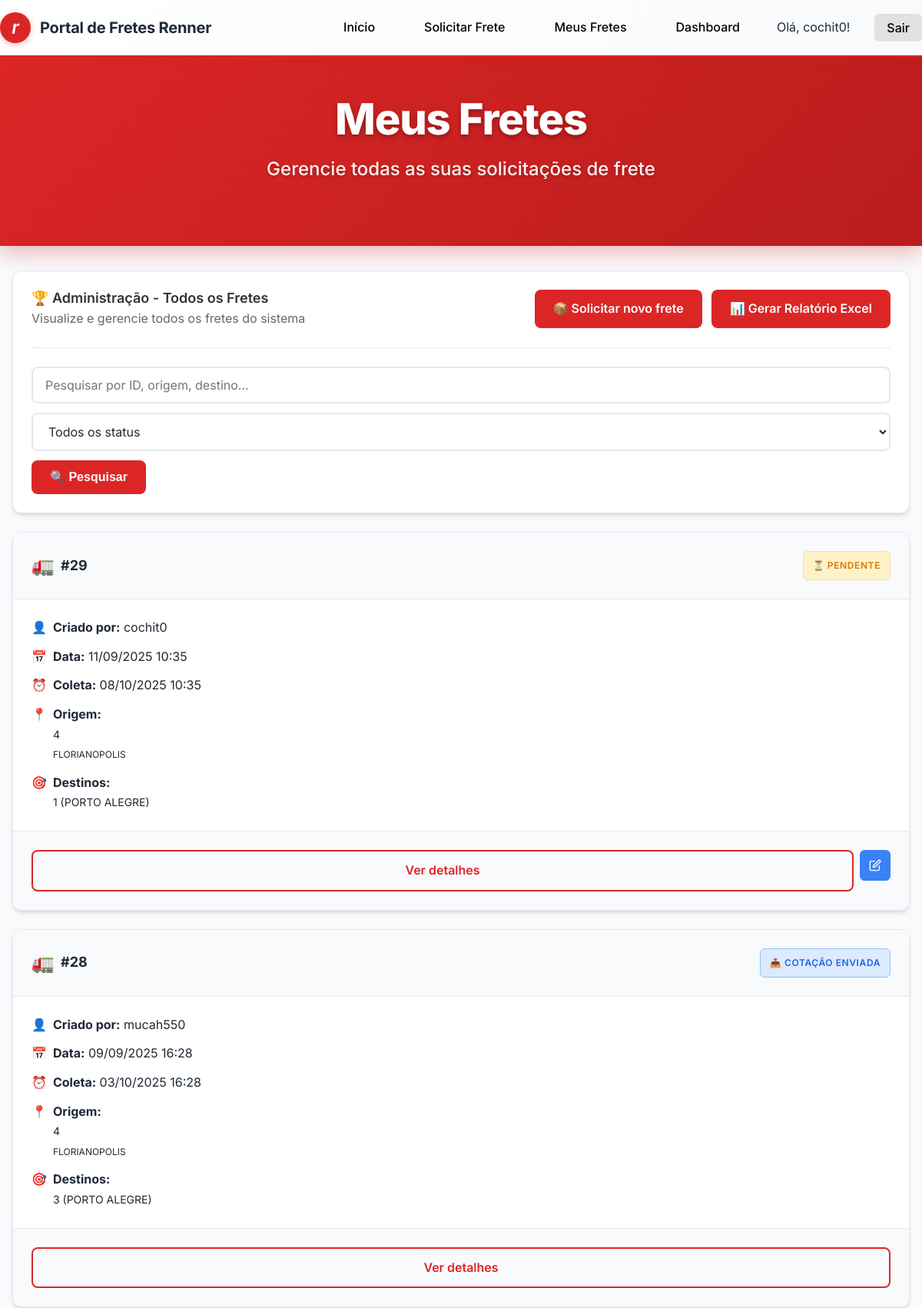
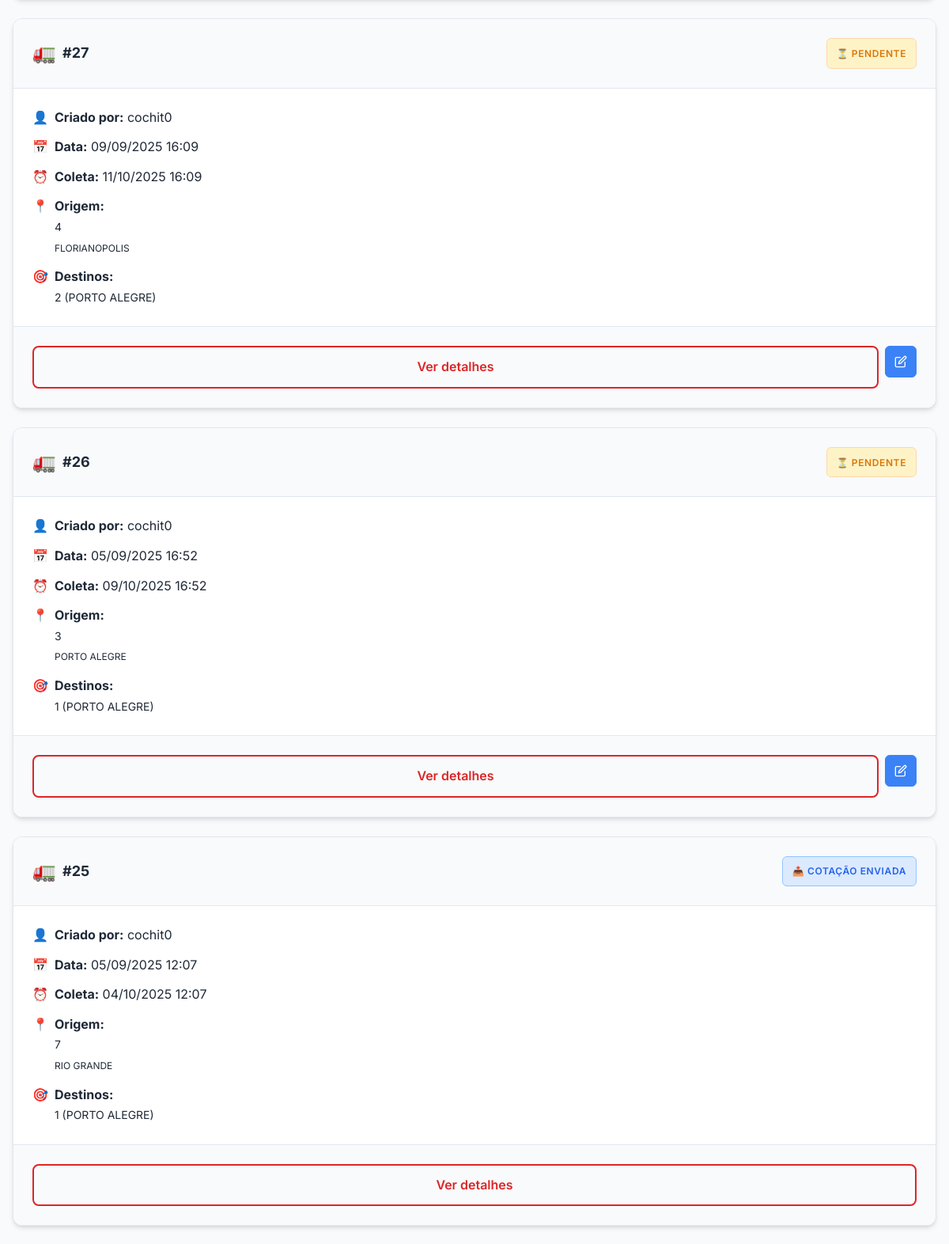
The page /meus-fretes/ (signed in, upper part) on the database its author committed (2 pictures, top to bottom).
### fretes/models.py (models this page shows, shortened)
class FreteRequest(models.Model):
	usuario = models.ForeignKey(User, on_delete=models.CASCADE)
	data_criacao = models.DateTimeField(auto_now_add=True)
	descricao = models.TextField(blank=True)
	transportadora_selecionada = models.ForeignKey(Transportadora, null=True, blank=True, on_delete=models.SET_NULL)
	origem = models.ForeignKey(Loja, null=True, blank=True, on_delete=models.SET_NULL, related_name='fretes_origem')
	horario_coleta = models.CharField(max_length=50, blank=True, null=True)
	observacoes_origem = models.TextField(blank=True, null=True, verbose_name="Observações da Coleta")
	anexo_origem = models.FileField(upload_to='anexos/origem/', blank=True, null=True, verbose_name="Anexo da Origem", help_text="Arquivo Excel ou PDF relacionado à origem")
	TIPO_VEICULO_CHOICES = [
		('carreta', 'Carreta'),
		('truck', 'Truck'),
		('vuc', 'VUC'),
		('toco', 'Toco'),
		('3_4', '3/4'),
		('van', 'Van'),
	]
	tipo_veiculo = models.CharField(max_length=10, choices=TIPO_VEICULO_CHOICES, blank=True, null=True, verbose_name="Tipo de Veículo", help_text="Tipo de veículo necessário para o frete")
	STATUS_CHOICES = [
		('pendente', 'Pendente'),
		('cotacao_enviada', 'Cotação enviada'),
		('finalizado', 'Finalizado'),
	]
	status = models.CharField(max_length=30, choices=STATUS_CHOICES, default='pendente')

class Loja(models.Model):
	nome = models.CharField(max_length=100)
	endereco = models.CharField(max_length=255)
	numero = models.CharField(max_length=20)
	municipio = models.CharField(max_length=100)
	estado = models.CharField(max_length=2)
	cep = models.CharField(max_length=15, blank=True)
	regional = models.CharField(max_length=100, blank=True)
	latitude = models.DecimalField(max_digits=9, decimal_places=6, null=True, blank=True)
	longitude = models.DecimalField(max_digits=9, decimal_places=6, null=True, blank=True)

class Destino(models.Model):
	frete = models.ForeignKey(FreteRequest, related_name='destinos', on_delete=models.CASCADE)
	endereco = models.CharField(max_length=255)
	cidade = models.CharField(max_length=100)
	estado = models.CharField(max_length=2)
	cep = models.CharField(max_length=10)
	volume = models.PositiveIntegerField(default=1)
	loja = models.CharField(max_length=100, blank=True, null=True)  # Adicione esta linha
	numero = models.CharField(max_length=20, blank=True, null=True)
	data_entrega = models.DateTimeField(blank=True, null=True, verbose_name="Data de Entrega", help_text="Data e horário previstos para entrega")
	observacao = models.TextField(blank=True, null=True)
	anexo_destino = models.FileField(upload_to='anexos/destino/', blank=True, null=True, verbose_name="Anexo do Destino", help_text="Arquivo Excel ou PDF relacionado ao destino")

### fretes/views.py (the view, shortened to what this page needs)
# urls.py: path('meus-fretes/', views.meus_fretes, name='meus_fretes'),
@login_required(login_url='/login/')
def meus_fretes(request):
    status = request.GET.get('status')
    search = request.GET.get('search', '').strip()
    try:
        user_profile = request.user.userprofile
        if user_profile.is_usuario_master():
            qs = FreteRequest.objects.all()
        else:
            qs = FreteRequest.objects.filter(usuario=request.user)
    except UserProfile.DoesNotExist:
        qs = FreteRequest.objects.filter(usuario=request.user)
    if status in ['pendente', 'cotacao_enviada', 'finalizado']:
        qs = qs.filter(status=status)
    fretes = qs.order_by('-data_criacao')
    return render(request, 'fretes/meus_fretes.html', {
        'fretes': fretes,
        'status_selected': status,
        'search_query': search
    })

### fretes/models.py (called while the page is built)
	def pode_editar_fretes(self):
		return self.tipo_acesso == 'completo'

	def pode_ver_detalhes_frete(self):
		return self.tipo_acesso == 'completo' or self.is_master

	def is_usuario_master(self):
		return self.is_master

### fretes/templatetags/frete_filters.py (called while the page is built)
@register.filter
def format_horario_coleta(value):
    if not value:
        return ''
    try:
        if 'T' in value:
            dt = datetime.datetime.strptime(value, '%Y-%m-%dT%H:%M')
        else:
            dt = datetime.datetime.strptime(value, '%Y-%m-%d %H:%M')
        return dt.strftime('%d/%m/%Y %H:%M')
    except Exception:
        return value

### fretes/templates/fretes/meus_fretes.html (shortened to what this page needs)
{% extends 'fretes/base.html' %}
{% load static %}
{% load frete_filters %}
{% block content %}
<div class="header header-renner">
    <div class="header-content">
        <h1>Meus Fretes</h1>
        <div class="subtitle">Gerencie todas as suas solicitações de frete</div>
    </div>
</div>
<div class="container mt-8">
    <div class="card mb-6">
        <div class="card-body">
            <div class="actions-header">
                <div class="actions-title">
                    {% if user.userprofile.is_usuario_master %}
                        <h3 class="text-lg font-semibold">🏆 Administração - Todos os Fretes</h3>
                        <p class="text-secondary">Visualize e gerencie todos os fretes do sistema</p>
                    {% else %}
                        <h3 class="text-lg font-semibold">Minhas Solicitações</h3>
                        <p class="text-secondary">Filtre e gerencie seus fretes</p>
                    {% endif %}
                </div>
                <div class="actions-buttons">
                    <a href="/selecionar-origem/" class="btn btn-primary">
                        📦 Solicitar novo frete
                    </a>
                    <a href="/meus-fretes/relatorio-excel/?{% if status_selected %}status={{ status_selected }}{% endif %}" class="btn btn-success">
                        📊 Gerar Relatório Excel
                    </a>
                </div>
            </div>
            <div class="search-form-container">
                <form method="get" class="search-form">
                    <input type="text"
                           name="search"
                           value="{{ search_query }}"
                           placeholder="Pesquisar por ID, origem, destino..."
                           class="form-control search-input">
                    <select name="status" class="form-control status-select">
                        <option value="">Todos os status</option>
                    </select>
                    <button type="submit" class="btn btn-primary">
                        🔍 Pesquisar
                    </button>
                </form>
            </div>
        </div>
    </div>
    {% if fretes %}
        <div class="grid grid-cols-1 lg:grid-cols-2 xl:grid-cols-3 gap-6">
            {% for frete in fretes %}
                <div class="card animate-fade-in hover:shadow-lg transition-all duration-200">
                    <div class="card-header">
                        <div class="flex justify-between items-start">
                            <div class="flex items-center gap-2">
                                <span style="font-size: 1.5rem;">🚛</span>
                                <span class="font-bold text-lg">#{{ frete.id }}</span>
                            </div>
                            {% if frete.status == 'pendente' %}
                                <span class="badge badge-pending">⏳ Pendente</span>
                            {% elif frete.status == 'cotacao_enviada' %}
                                <span class="badge badge-sent">📤 Cotação Enviada</span>
                            {% elif frete.status == 'finalizado' %}
                                <span class="badge badge-completed">✅ Finalizado</span>
                            {% endif %}
                        </div>
                    </div>
                    <div class="card-body">
                        <div class="space-y-3">
                            {% if user.userprofile.is_usuario_master %}
                            <div class="flex items-center gap-2">
                                <span class="text-secondary">👤</span>
                                <span><strong>Criado por:</strong> {{ frete.usuario.username }}</span>
                            </div>
                            {% endif %}
                            <div class="flex items-center gap-2">
                                <span class="text-secondary">📅</span>
                                <span><strong>Data:</strong> {{ frete.data_criacao|date:'d/m/Y H:i' }}</span>
                            </div>
                            <div class="flex items-center gap-2">
                                <span class="text-secondary">⏰</span>
                                <span><strong>Coleta:</strong> {{ frete.horario_coleta|format_horario_coleta|default:'-' }}</span>
                            </div>
                            <div class="flex items-start gap-2">
                                <span class="text-secondary">📍</span>
                                <div>
                                    <strong>Origem:</strong><br>
                                    <span class="text-sm">{{ frete.origem.nome }}</span><br>
                                    <span class="text-xs text-secondary">{{ frete.origem.municipio }}</span>
                                </div>
                            </div>
                            <div class="flex items-start gap-2">
                                <span class="text-secondary">🎯</span>
                                <div>
                                    <strong>Destinos:</strong><br>
                                    {% for destino in frete.destinos.all %}
                                        <span class="text-sm">{{ destino.loja }} ({{ destino.cidade }})</span>
                                    {% empty %}
                                        <span class="text-sm text-secondary">Nenhum destino cadastrado</span>
                                    {% endfor %}
                                </div>
                            </div>
                        </div>
                    </div>
                    <div class="card-footer">
                        <div class="d-flex gap-2">
                            {% if user.userprofile.pode_ver_detalhes_frete %}
                                <a href="/frete/{{ frete.id }}/" class="btn btn-outline flex-1">
                                    Ver detalhes
                                </a>
                            {% else %}
                                <span class="btn btn-outline flex-1 disabled" style="opacity: 0.5; cursor: not-allowed;">
                                    Ver detalhes
                                </span>
                            {% endif %}
                            {% if frete.status == 'pendente' and user.userprofile.pode_editar_fretes %}
                                <a href="{% url 'editar_frete' frete.id %}" class="btn btn-warning" title="Editar frete">
                                    <svg width="16" height="16" viewBox="0 0 24 24" fill="none" stroke="currentColor" stroke-width="2" stroke-linecap="round" stroke-linejoin="round">
                                        <path d="M11 4H4a2 2 0 0 0-2 2v14a2 2 0 0 0 2 2h14a2 2 0 0 0 2-2v-7"></path>
                                        <path d="M18.5 2.5a2.121 2.121 0 0 1 3 3L12 15l-4 1 1-4 9.5-9.5z"></path>
                                    </svg>
                                </a>
                            {% endif %}
                        </div>
                    </div>
                </div>
            {% endfor %}
        </div>
    {% endif %}
</div>
{% endblock %}

### fretes/templates/fretes/base.html (shortened to what this page needs)
<!DOCTYPE html>
<html lang="pt-br">
<head>
    {% load static %}
    <link rel="stylesheet" href="{% static 'css/style.css' %}">
</head>
<body>
    <nav class="navbar navbar-renner">
        <div class="container navbar-container">
            <a class="navbar-brand" href="/">
                <div class="brand-logo-nav" style="display: flex; align-items: center; gap: 0.75rem;">
                    <div class="renner-icon" style="width: 40px; height: 40px; background: #dc2626; border-radius: 50%; display: flex; align-items: center; justify-content: center; color: white; font-size: 1.5rem; font-weight: 600; font-style: italic; box-shadow: 0 2px 8px rgba(220, 38, 38, 0.3); flex-shrink: 0;">r</div>
                    <span class="brand-text-nav" style="font-size: 1.25rem; font-weight: 700; color: #1f2937; letter-spacing: -0.01em; line-height: 1;">Portal de Fretes Renner</span>
                </div>
            </a>
            <ul class="navbar-nav">
                <li><a class="nav-link" href="/" style="color: #000000 !important;">Início</a></li>
                <li><a class="nav-link" href="/selecionar-origem/" style="color: #000000 !important;">Solicitar Frete</a></li>
                <li><a class="nav-link" href="/meus-fretes/" style="color: #000000 !important;">Meus Fretes</a></li>
                <li><a class="nav-link" href="/dashboard/" style="color: #000000 !important;">Dashboard</a></li>
                {% if user.is_authenticated %}
                    <li><span class="user-greeting">Olá, {{ user.username }}!</span></li>
                    <li>
                        <form method="post" action="{% url 'logout' %}" style="display: inline;">
                            <button type="submit" class="nav-link logout-link" style="color: #000000 !important; background: rgba(0, 0, 0, 0.1) !important; border: none; cursor: pointer; padding: 0.5rem 1rem; border-radius: 6px; font-size: inherit; font-family: inherit;">Sair</button>
                        </form>
                    </li>
                {% else %}
                    <li><a class="nav-link" href="/login/" style="color: #000000 !important;">Entrar</a></li>
                {% endif %}
            </ul>
        </div>
    </nav>
    <main>
        {% block content %}{% endblock %}
    </main>
</body>
</html>

### fretes/templates/fretes/meus_fretes.html (style rules this page uses)
.space-y-3 > * + * { margin-top: 0.75rem; }
.transition-all { transition: all 0.2s; }
.duration-200 { transition-duration: 200ms; }
.text-xs { font-size: 0.75rem; }
.header-renner { background: linear-gradient(135deg, #dc2626 0%, #b91c1c 100%); color: white; padding: 3rem 0; text-align: center; box-shadow: 0 10px 25px rgba(220, 38, 38, 0.3); position: relative; overflow: hidden; }
.header-renner::before { content: ''; position: absolute; top: 0; left: 0; right: 0; bottom: 0; opacity: 0.2; }
.header-content { position: relative; z-index: 1; max-width: 1200px; margin: 0 auto; padding: 0 1rem; }
.header-renner h1 { font-size: 3.5rem; font-weight: 800; margin-bottom: 0.75rem; color: white; text-shadow: 0 3px 6px rgba(0,0,0,0.3); letter-spacing: -0.02em; }
.header-renner .subtitle { font-size: 1.5rem; opacity: 0.95; font-weight: 500; margin-bottom: 2rem; text-shadow: 0 2px 4px rgba(0,0,0,0.2); }
.actions-header { display: flex; justify-content: space-between; align-items: center; margin-bottom: 1.5rem; flex-wrap: wrap; gap: 1rem; }
.actions-title h3 { margin: 0; color: #333; }
.actions-title p { margin: 0.25rem 0 0 0; color: #666; }
.actions-buttons { display: flex; gap: 0.75rem; align-items: center; }
.search-form-container { border-top: 1px solid #e5e7eb; padding-top: 1.5rem; }
.search-form { display: flex; gap: 0.75rem; align-items: center; flex-wrap: wrap; }
.search-input { min-width: 250px; flex: 1; }
.status-select { min-width: 150px; }
.d-flex { display: flex; }
.gap-2 { gap: 0.5rem; }
.flex-1 { flex: 1 1 0%; }
.btn-warning { background-color: #3b82f6; color: white; border: 1px solid #3b82f6; padding: 0.5rem 0.75rem; border-radius: 0.375rem; text-decoration: none; font-size: 0.875rem; line-height: 1.25rem; display: inline-flex; align-items: center; justify-content: center; min-width: 2.5rem; }

### rows shown on the page
FreteRequest: id "29", status "⏳ PENDENTE", usuario.username "cochit0", data_criacao "11/09/2025 10:35", horario_coleta "08/10/2025 10:35", origem.nome "4", origem.municipio "FLORIANOPOLIS"
Destino: loja "1", cidade "PORTO ALEGRE"
FreteRequest: id "28", status "📤 COTAÇÃO ENVIADA", usuario.username "mucah550", data_criacao "09/09/2025 16:28", horario_coleta "03/10/2025 16:28", origem.nome "4", origem.municipio "FLORIANOPOLIS"
Destino: loja "3", cidade "PORTO ALEGRE"
FreteRequest: id "27", status "⏳ PENDENTE", usuario.username "cochit0", data_criacao "09/09/2025 16:09", horario_coleta "11/10/2025 16:09", origem.nome "4", origem.municipio "FLORIANOPOLIS"
Destino: loja "2", cidade "PORTO ALEGRE"
FreteRequest: id "26", status "⏳ PENDENTE", usuario.username "cochit0", data_criacao "05/09/2025 16:52", horario_coleta "09/10/2025 16:52", origem.nome "3", origem.municipio "PORTO ALEGRE"
Destino: loja "1", cidade "PORTO ALEGRE"
FreteRequest: id "25", status "📤 COTAÇÃO ENVIADA", usuario.username "cochit0", data_criacao "05/09/2025 12:07", horario_coleta "04/10/2025 12:07", origem.nome "7", origem.municipio "RIO GRANDE"
Destino: loja "1", cidade "PORTO ALEGRE"

### other values the page prints
{{ user.username }} "cochit0"
